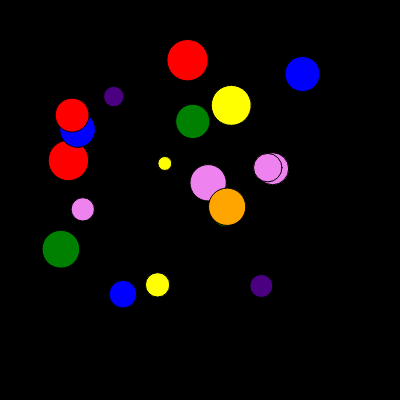
Frame 1 (no input)
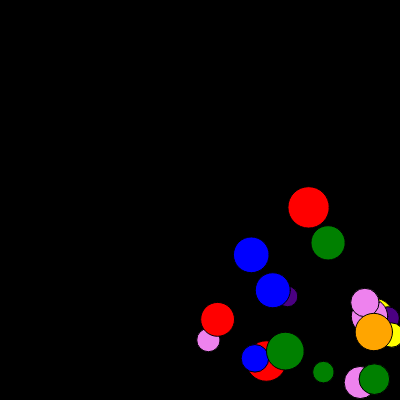
Frame 60 (no input)
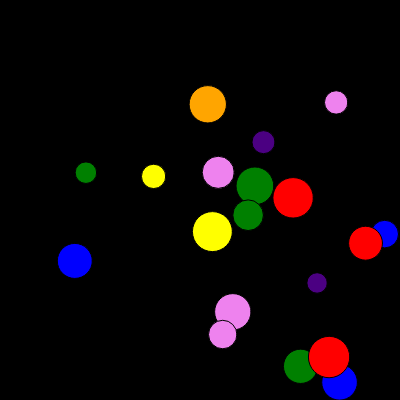
Frame 120 (the mouse pressed at the canvas centre since frame 60)

The p5.js sketch that drew these frames (run headless with seeded random() and noise() and a simulated clock; from frame 60 on, the mouse is pressed at the canvas centre):

// p5.js sketch
// ── sketch.js
let bballs = [];
let num = 20;
let colors = ["red", "orange", "yellow", "green", "blue", "indigo", "violet"];

function setup() {
  createCanvas(400, 400);

  for (let i = 0; i <= num; i++) {
    bballs.push(
      new Ball(
        random(50, 300),
        random(50, 300),
        random(10, 50),
        random(2, 4),
        random(2, 4),
        random(colors)
      )
    );
  }
}

function draw() {
  background(0);
  for (let i = 0; i < num; i++) {
    bballs[i].draw();
  }
}

class Ball {
  constructor(xpos, ypos, w, dx, dy, ccolor) {
    this.xpos = xpos;
    this.ypos = ypos;
    this.w = w;
    this.dx = dx;
    this.dy = dy;
    this.color = ccolor;
  }

  draw() {
    this.move(this.dx, this.dy);
    fill(this.color);
    circle(this.xpos, this.ypos, this.w);
  }

  move() {
    if (this.xpos + this.w / 2 >= 400 || this.xpos - this.w / 2 <= 0) {
      this.dx = -this.dx;
    }
    if (this.ypos + this.w / 2 >= 400 || this.ypos - this.w / 2 <= 0) {
      this.dy = -this.dy;
    }

    this.xpos += this.dx;
    this.ypos += this.dy;
  }
}
